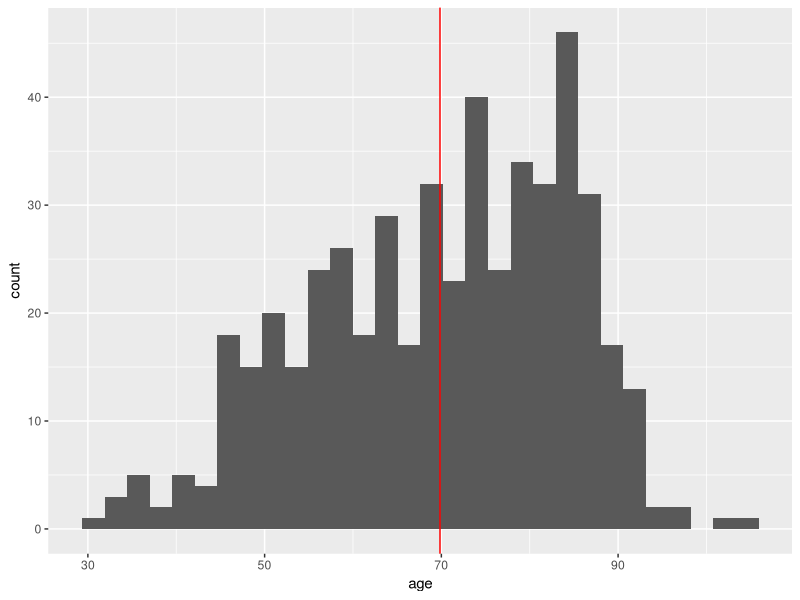
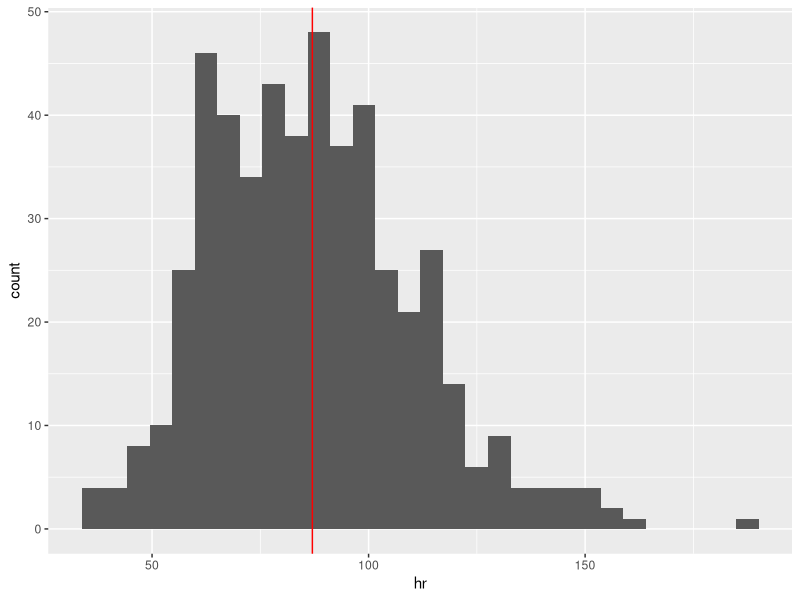
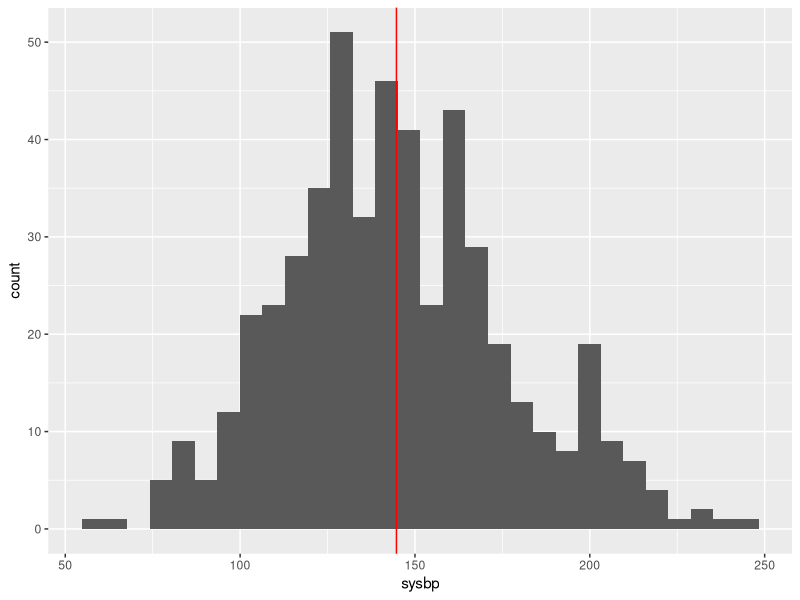
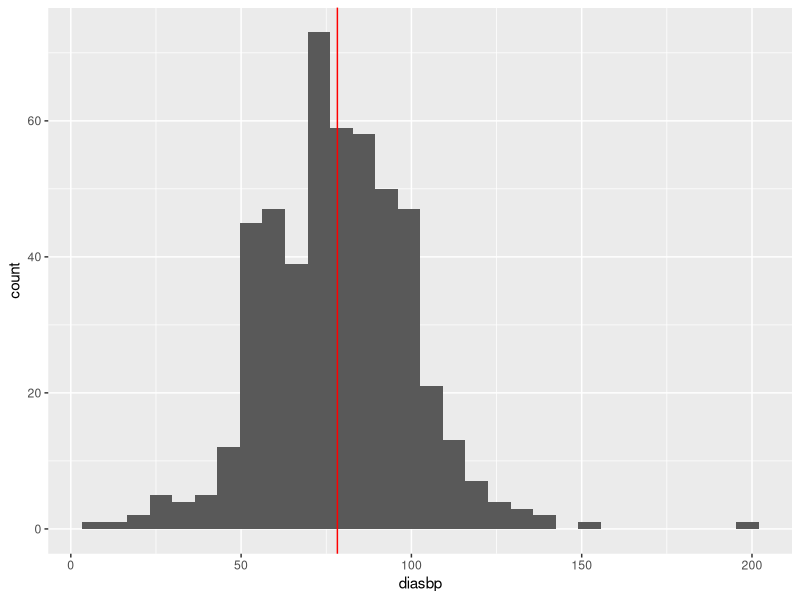
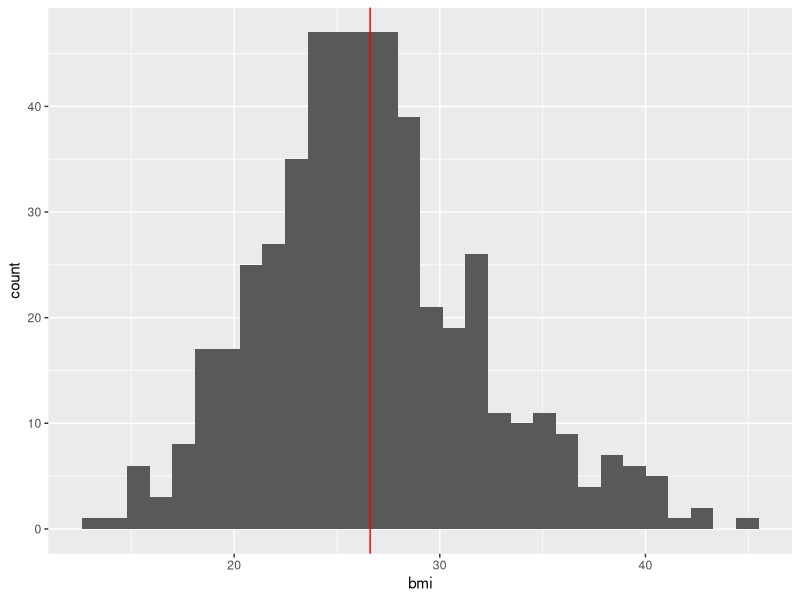
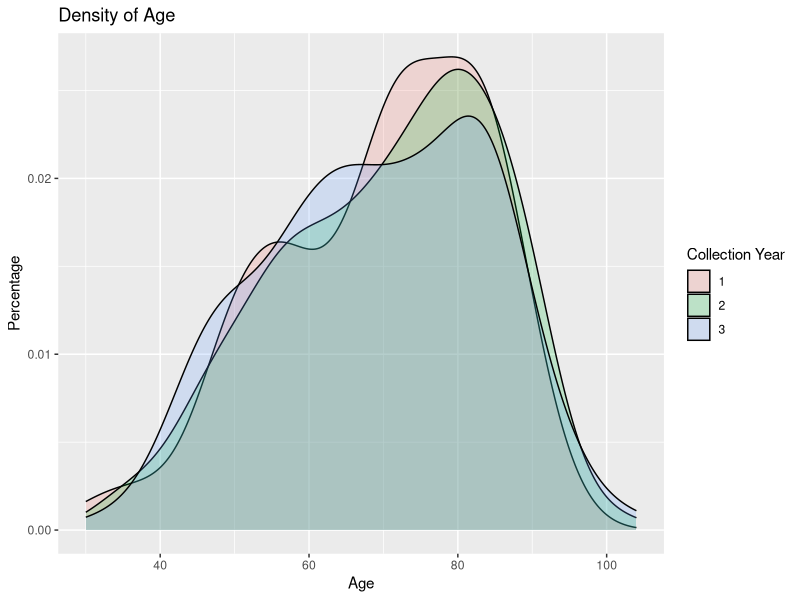
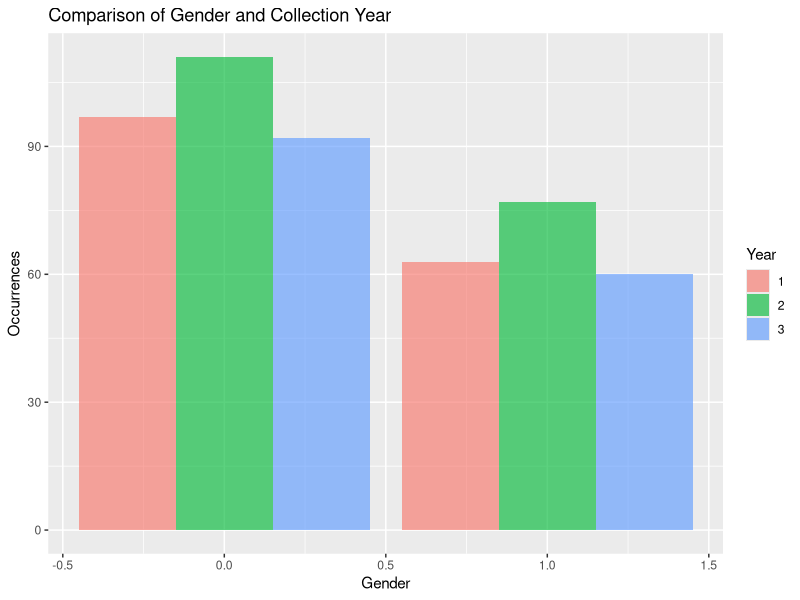
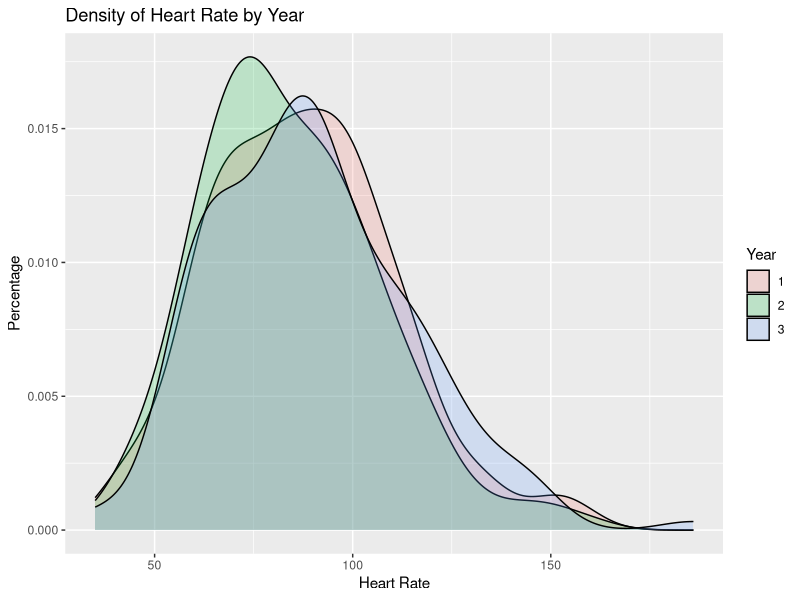

Here is the R script that generated these plots, in order:
## ---- chunk 1
knitr::opts_chunk$set(echo = TRUE)
setwd("~/Desktop/DATA630/assignment2/")
library(ggplot2)

outliers <- function(x) {
  # Find the outliers  by filtering values less that 3 STD from the mean or 3 STD greater than the mean
  min <- mean(x)  - 3 * sd(x) 
  max <- mean(x) + 3 * sd(x)
  
  return(x[x < min | x > max])
}

## ---- chunk 2
df <- read.csv("whas500.csv")
str(df)
## ---- chunk 3
df <- df[, -1]
## ---- chunk 4
df <- df[, c(-15,-16,-17)]
## ---- chunk 5
df <- df[, c(-15, -17, -18)]
colnames(df)
## ---- chunk 6
summary(df$age)
ggplot(df, aes(x = age)) + geom_histogram() + geom_vline(aes(xintercept = mean(df$age)), color = "red")
## ---- chunk 7
print(table(df$gender))
## ---- chunk 8

summary(df$hr)
ggplot(df, aes(x = hr)) + geom_histogram() + geom_vline(aes(xintercept = mean(df$hr)), color = "red")
## ---- chunk 9

summary(df$sysbp)
ggplot(df, aes(x = sysbp)) + geom_histogram() + geom_vline(aes(xintercept = mean(df$sysbp)), color = "red")
## ---- chunk 10

summary(df$diasbp)
ggplot(df, aes(x = diasbp)) + geom_histogram() + geom_vline(aes(xintercept = mean(df$diasbp)), color = "red")
## ---- chunk 11
summary(df$bmi)
ggplot(df, aes(x = bmi)) + geom_histogram() + geom_vline(aes(xintercept = mean(df$bmi)), color = "red")
## ---- chunk 12
print(table(df$cvd))
## ---- chunk 13
print(table(df$afb))
## ---- chunk 14
print(table(df$sho))
## ---- chunk 15
print(table(df$chf))
## ---- chunk 16
print(table(df$av3))
## ---- chunk 17
print(table(df$miord))
## ---- chunk 18
print(table(df$mitype))
## ---- chunk 19
print(table(df$year))
## ---- chunk 20
print(table(df$dstat))
## ---- chunk 21
ggplot(df, aes(x = age, fill = as.factor(year)))  + geom_density(alpha = 0.2) +  labs(x = "Age", y = "Percentage", fill = "Collection Year", title = "Density of Age") 
## ---- chunk 22
ggplot(df, aes(x = gender, fill = as.factor(year))) + geom_bar(alpha = 0.4, position="dodge") + geom_bar(alpha = 0.4, position="dodge") +  labs(x = "Gender", y = "Occurrences", fill = "Year", title = "Comparison of Gender and Collection Year") 
## ---- chunk 23
ggplot(df, aes(x = hr, fill = as.factor(year)))  + geom_density(alpha = 0.2) +  labs(x = "Heart Rate", y = "Percentage", fill = "Year", title = "Density of Heart Rate by Year") 
## ---- chunk 24
ggplot(df, aes(x = sysbp, fill = as.factor(year)))  + geom_density(alpha = 0.2)+  labs(x = "Systolic Blood Pressure", y = "Percentage", fill = "Year", title = "Density of Systolic Blood Pressure by Year") 
## ---- chunk 25
ggplot(df, aes(x = diasbp, fill = as.factor(year)))  + geom_density(alpha = 0.2) +  labs(x = "Diastolic Blood Pressure", y = "Percentage", fill = "Year", title = "Density of Diastolic Blood Pressure by Year") 
## ---- chunk 26
ggplot(df, aes(x = bmi, fill = as.factor(year)))  + geom_density(alpha = 0.2) +  labs(x = "Body Mass Index", y = "Percentage", fill = "Year", title = "Density of Body Mass Index by Year") 
## ---- chunk 27
ggplot(df, aes(x = cvd, fill = as.factor(year))) + geom_bar(alpha = 0.4, position="dodge") +  labs(x = "Had CVD", y = "Occurrences", fill = "Year", title = "Comparison of CVD and Collection Year") 
## ---- chunk 28
ggplot(df, aes(x = afb, fill = as.factor(year))) + geom_bar(alpha = 0.4, position="dodge") +  labs(x = "Had AFB", y = "Occurrences", fill = "Year", title = "Comparison of AFB and Collection Year") 
## ---- chunk 29
ggplot(df, aes(x = sho, fill = as.factor(year))) + geom_bar(alpha = 0.4, position="dodge") +  labs(x = "Had SHO", y = "Occurrences", fill = "Year", title = "Comparison of SHO and Collection Year") 
## ---- chunk 30
ggplot(df, aes(x = chf, fill = as.factor(year))) + geom_bar(alpha = 0.4, position="dodge") +  labs(x = "Had CHF", y = "Occurrences", fill = "Year", title = "Comparison of CHF and Collection Year") 
## ---- chunk 31
ggplot(df, aes(x = av3, fill = as.factor(year))) + geom_bar(alpha = 0.4, position="dodge") +  labs(x = "Had AV3", y = "Occurrences", fill = "Year", title = "Comparison of AV3 and Collection Year") 
## ---- chunk 32
ggplot(df, aes(x = miord, fill = as.factor(year))) + geom_bar(alpha = 0.4, position="dodge") +   labs(x = "MI Order", y = "Occurrences", fill = "Year", title = "Comparison of MI Order and Collection Year") 
## ---- chunk 33
ggplot(df, aes(x = mitype, fill = as.factor(year))) + geom_bar(alpha = 0.4, position="dodge") + labs(x = "MI Type", y = "Occurrences", fill = "Year", title = "Comparison of MI Type and Collection Year") 
## ---- chunk 34
ggplot(df, aes(x = dstat, fill = as.factor(year))) + geom_bar(alpha = 0.4, position="dodge") +  labs(x = "Deceased Discharge", y = "Occurrences", fill = "Year", title = "Comparison of Deceased Discharge and Collection Year") 
## ---- chunk 35
ggplot(df, aes(x = age, fill = as.factor(dstat)))  + geom_density(alpha = 0.2) +  labs(x = "Age", y = "Percentage", fill = "Deceased", title = "Density of Age") 
## ---- chunk 36
ggplot(df, aes(x = gender, fill = as.factor(dstat))) + geom_bar(alpha = 0.4, position="dodge") +  labs(x = "Gender", y = "Occurrences", fill = "Deceased", title = "Comparison of Gender and Discharge Status") 
## ---- chunk 37
ggplot(df, aes(x = hr, fill = as.factor(dstat)))  + geom_density(alpha = 0.2)  +  labs(x = "Heart Rate", y = "Percentage", fill = "Discharge Status", title = "Density of Heart Rate by Discharge Status") 
## ---- chunk 38
ggplot(df, aes(x = sysbp, fill = as.factor(dstat)))  + geom_density(alpha = 0.2)  +  labs(x = "Systolic Blood Pressure", y = "Percentage", fill = "Discharge Status", title = "Density of Systolic Blood Pressure by Discharge Status") 
## ---- chunk 39
ggplot(df, aes(x = diasbp, fill = as.factor(dstat)))  + geom_density(alpha = 0.2)  +  labs(x = "Diastolic Blood Pressure", y = "Percentage", fill = "Discharge Status", title = "Density of Diastolic Blood Pressure by Discharge Status") 
## ---- chunk 40
ggplot(df, aes(x = bmi, fill = as.factor(dstat)))  + geom_density(alpha = 0.2) +  labs(x = "Body Mass Index", y = "Percentage", fill = "Discharge Status", title = "Density of Body Mass Index by Discharge Status") 
## ---- chunk 41
ggplot(df, aes(x = cvd, fill = as.factor(dstat))) + geom_bar(alpha = 0.4, position="dodge") +  labs(x = "Had CVD", y = "Occurrences", fill = "Deceased", title = "Comparison of CVD and Discharge Status") 
## ---- chunk 42
ggplot(df, aes(x = afb, fill = as.factor(dstat))) + geom_bar(alpha = 0.4, position="dodge") +  labs(x = "Had AFB", y = "Occurrences", fill = "Deceased", title = "Comparison of AFB and Discharge Status") 
## ---- chunk 43
ggplot(df, aes(x = sho, fill = as.factor(dstat))) + geom_bar(alpha = 0.4, position="dodge") +  labs(x = "Had SHO", y = "Occurrences", fill = "Deceased", title = "Comparison of SHO and Discharge Status") 
## ---- chunk 44
ggplot(df, aes(x = chf, fill = as.factor(dstat))) + geom_bar(alpha = 0.4, position="dodge") +  labs(x = "Had CHF", y = "Occurrences", fill = "Deceased", title = "Comparison of CHF and Discharge Status") 
## ---- chunk 45
ggplot(df, aes(x = av3, fill = as.factor(dstat))) + geom_bar(alpha = 0.4, position="dodge") +  labs(x = "Had AV3", y = "Occurrences", fill = "Deceased", title = "Comparison of AV3 and Discharge Status") 
## ---- chunk 46
ggplot(df, aes(x = miord, fill = as.factor(dstat))) + geom_bar(alpha = 0.4, position="dodge") +  labs(x = "MI Order", y = "Occurrences", fill = "Deceased", title = "Comparison of MI Order and Discharge Status") 
## ---- chunk 47
ggplot(df, aes(x = mitype, fill = as.factor(dstat))) + geom_bar(alpha = 0.4, position="dodge") +  labs(x = "MI Type", y = "Occurrences", fill = "Deceased", title = "Comparison of MI Type and Discharge Status") 
## ---- chunk 48
# drop non numeric rows here
sub <- cor(df[, c("age", 'bmi','sysbp','diasbp', 'hr')])
round(sub, 2)
## ---- chunk 49
set.seed(101011) 
ind <- sample(3, nrow(df), replace = TRUE, prob = c(0.6, 0.25, 0.15)) 
train <- df[ind == 1, ]
train.label <- train[, ncol(train)]

validate <- df[ind == 2, ]
validate.label <- validate[, ncol(validate)]

test <- df[ind == 3, ]
test.label <- test[, ncol(test)]
print(table(ind))
## ---- chunk 50
model <- glm(dstat ~ ., family = binomial, data = train)
print(model)
## ---- chunk 51
table(round(predict(model, train, type="response")), train.label)
## ---- chunk 52
table(round(predict(model, validate, type="response")), validate.label)
## ---- chunk 53
anova(model, test = "Chisq")
## ---- chunk 54

#verify the data
train <- df[ind == 1, ]
validate <- df[ind == 2, ]
test <- df[ind == 3, ]

cols <- c('age', 'sysbp', 'sho', 'dstat')
train <- train[, cols]
validate <- validate[, cols]
test <- test[, cols]
model <- glm(dstat ~ ., family = binomial, data = train)
print(model)
## ---- chunk 55
table(round(predict(model, train, type="response")), train.label)
## ---- chunk 56
table(round(predict(model, validate, type="response")), validate.label)
## ---- chunk 57
table(round(predict(model, test, type="response")), test.label)
## ---- chunk 58
plot(predict(model),residuals(model), col=c("blue")) 

lines(lowess(predict(model),residuals(model)), col=c("black"), lwd=2) 

abline(h=0, col="grey") 
## ---- chunk 59
#verify the data
train <- df[ind == 1, ]
validate <- df[ind == 2, ]
test <- df[ind == 3, ]

model <- glm(dstat ~ ., family = binomial, data = train)
summary(step(model))
## ---- chunk 60
cols <- c('age', 'sysbp', 'sho', 'av3', 'hr' ,'dstat')

train <- train[, cols]
validate <- validate[, cols]

model <- glm(dstat ~ ., family = binomial, data = train)
print(model)
## ---- chunk 61
table(round(predict(model, train, type="response")), train.label)
## ---- chunk 62
table(round(predict(model, validate, type="response")), validate.label)
